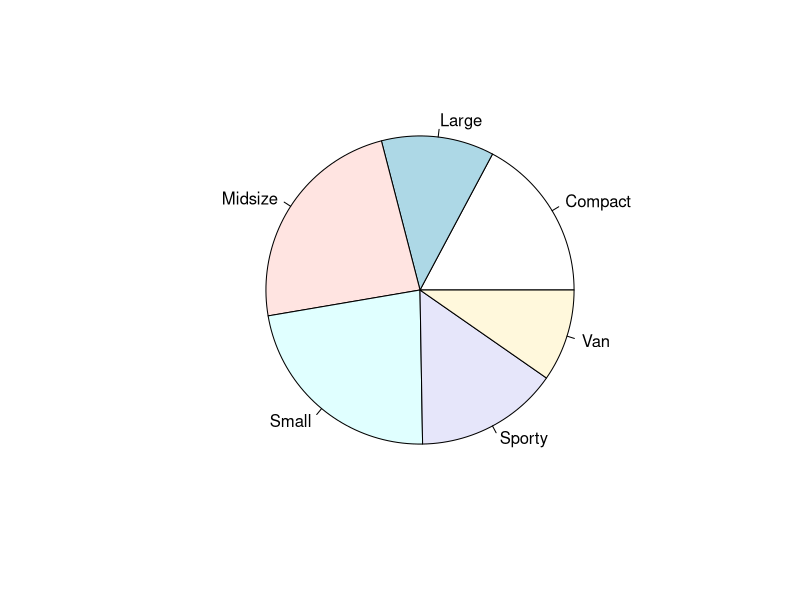
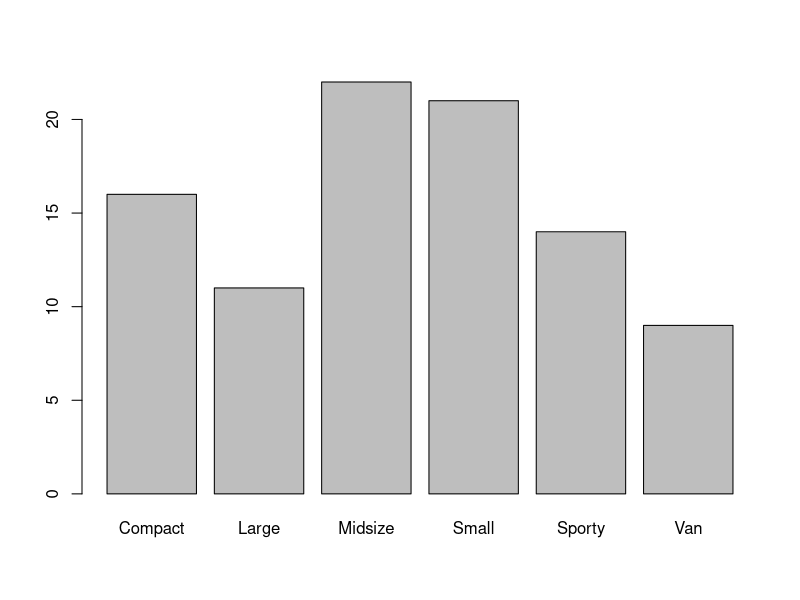
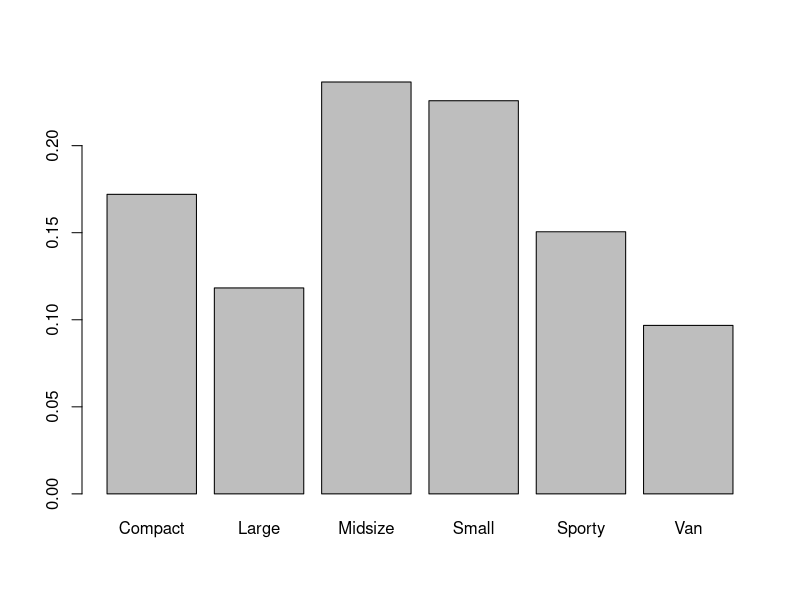
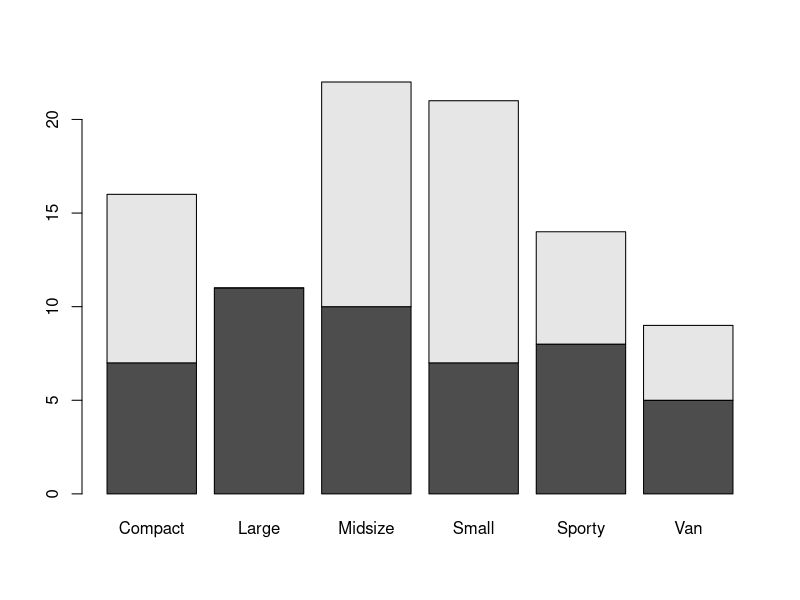
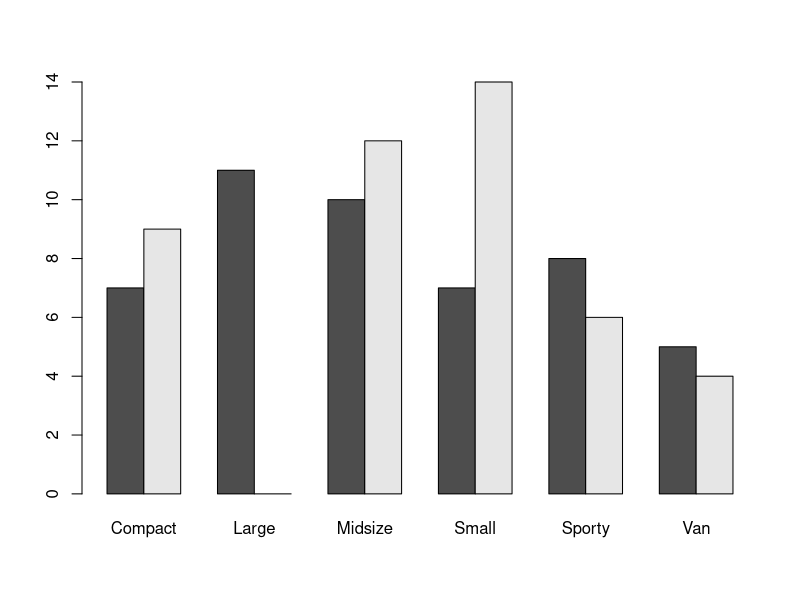
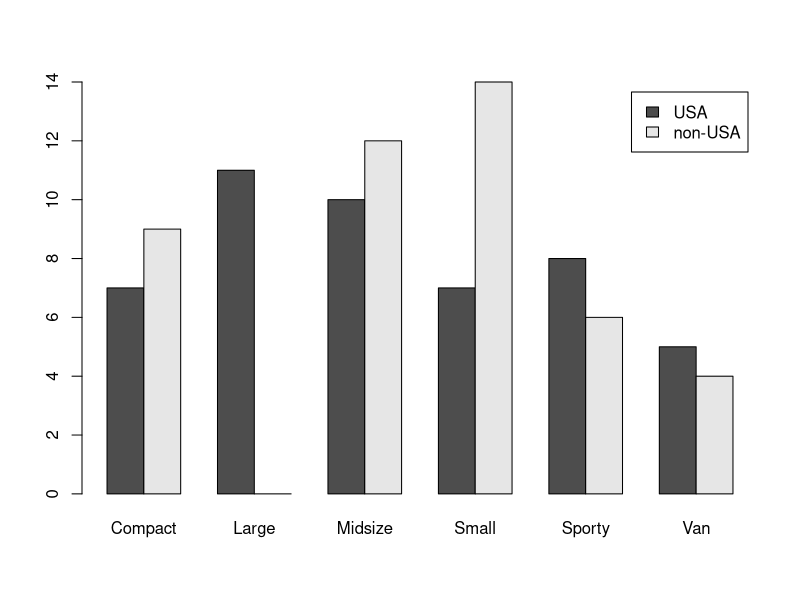
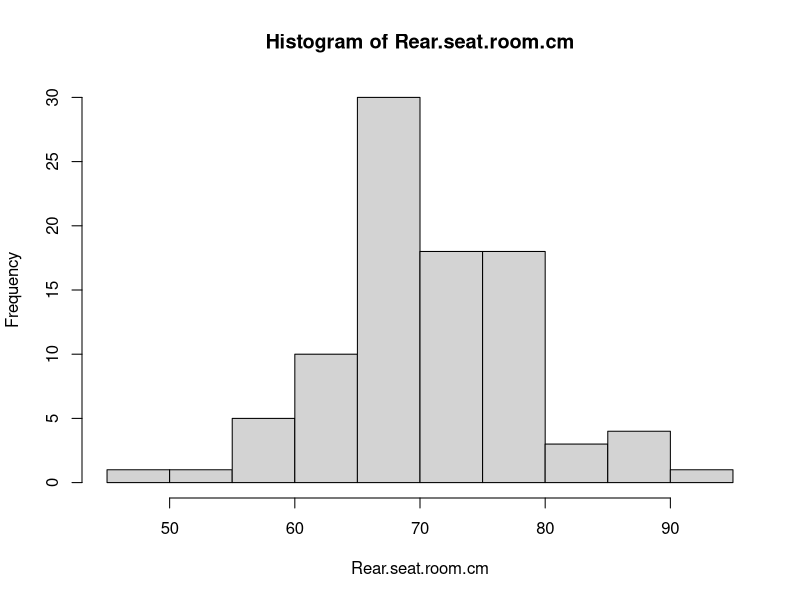
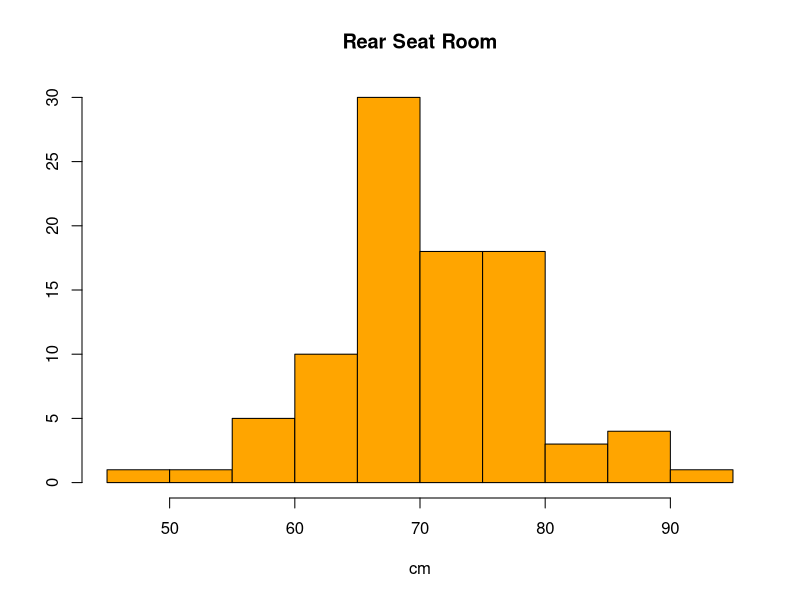

The R script that drew these images, in order:
## ---- chunk 1
library(MASS)
data(Cars93)
attach(Cars93)
## ---- chunk 2
table(Type)
freq.tb.Type <- table(Type)
freq.tb.Type
## ---- chunk 3
n <- length(Type)
rel.freq.tb.Type <- freq.tb.Type/n
rel.freq.tb.Type

round(rel.freq.tb.Type, digits=2)
## ---- chunk 4
pie(freq.tb.Type)
## ---- chunk 5
barplot(freq.tb.Type)
barplot(rel.freq.tb.Type)
## ---- chunk 6
tb.Origin.Type <- table(Origin, Type)
tb.Origin.Type

tb.Origin.Type['USA', 'Large']

barplot(tb.Origin.Type)
barplot(tb.Origin.Type, beside=TRUE)
## ---- chunk 7
barplot(tb.Origin.Type, beside=TRUE, legend=TRUE)
## ---- chunk 8
Rear.seat.room.cm <- Rear.seat.room * 2.54
hist(Rear.seat.room.cm)
## ---- chunk 9
hist(Rear.seat.room.cm, xlab='cm', ylab='', main='Rear Seat Room', col='orange')
## ---- chunk 10
rsr     <- 'Rear Seat Room'
rsr.x   <- 'cm'
rsr.y   <- ''
rsr.col <- 'orange'
## ---- chunk 11
par(mfrow=c(1,2))

hist(Rear.seat.room.cm, xlab=rsr.x, ylab=rsr.y,  main=rsr, col=rsr.col)
  
hist(Rear.seat.room.cm, breaks=30, xlab=rsr.x, ylab=rsr.y,  main=rsr, col=rsr.col)

par(mfrow=c(1,1))
## ---- chunk 12
hist(Rear.seat.room.cm, freq=FALSE) 
hist(Rear.seat.room.cm, probability=TRUE) 
## ---- chunk 13
range(Rear.seat.room.cm)
range(Rear.seat.room.cm, na.rm=TRUE)
## ---- chunk 14
bins <- c(48, 65, 70, 75,  92)

par(mfrow=c(2,2))

hist(Rear.seat.room.cm,
     freq=FALSE,
     main='density/equispaced',
     xlab='',
     ylab='',
     col=rsr.col)
  
hist(Rear.seat.room.cm,
     freq=TRUE,
     main='frequency/equispaced',
     xlab='',
     ylab='',
     col=rsr.col)

hist(Rear.seat.room.cm,
     freq=FALSE,
     breaks=bins,
     main='density/non-equispaced',
     xlab='',
     ylab='',
     col=rsr.col)
  
hist(Rear.seat.room.cm,
     freq=TRUE,
     breaks=bins,
     main='frequency/non-equispaced',
     xlab='',
     ylab='',
     col=rsr.col)
 
par(mfrow=c(1,1))
## ---- chunk 15
hist(Rear.seat.room.cm)

h <- hist(Rear.seat.room.cm)
h

is.list(h)

h$counts
h[[2]]

class(h)
## ---- chunk 16
plot(h)
## ---- chunk 17
dens <- density(Rear.seat.room.cm, na.rm=TRUE) # kernel estimation of the density
plot(dens, main='Kernel Density') # plot the estimate
## ---- chunk 18
hist(Rear.seat.room.cm, freq=FALSE)
lines(dens, lwd=2)
## ---- chunk 19
dens0.5 <- density(Rear.seat.room.cm, adjust=0.5, na.rm=TRUE)

hist(Rear.seat.room.cm, freq=FALSE)
lines(dens0.5, col='red',  lwd=2)
lines(dens, col='blue', lwd=2)
## ---- chunk 20
class(dens)

is.list(dens)
dens$x[1:10]
dens$y[1:10]
## ---- chunk 21
mean(Rear.seat.room.cm)
mean(Rear.seat.room.cm, na.rm=TRUE)
## ---- chunk 22
# using the function is.na()
is.na(Rear.seat.room.cm)
Rear.seat.room.cm[!is.na(Rear.seat.room.cm)]

# using the function na.omit()
na.omit(Rear.seat.room.cm)
Rear.seat.room.cm.cleaned <- na.omit(Rear.seat.room.cm)
## ---- chunk 23
bar.x <- mean(Rear.seat.room.cm.cleaned)
d <- Rear.seat.room.cm.cleaned - bar.x

# Check that deviations from the mean are centered about zero
hist(d)
sum(d)
## ---- chunk 24
median(Rear.seat.room.cm.cleaned)
sort(Rear.seat.room.cm.cleaned)[46]
## ---- chunk 25
data.points <- 1:10
data.points
mean(data.points)
median(data.points)

data.points[10] <- 100
data.points
mean(data.points)
median(data.points)

data.points[10] <- 1000
data.points
mean(data.points)
median(data.points)
## ---- chunk 26
x <- Rear.seat.room.cm.cleaned
s2 <- sum((x-mean(x))^2)/(length(x)-1)
var(x)

sd(x)
sqrt(s2)
## ---- chunk 27
quantile(Rear.seat.room.cm.cleaned, 0.3)
quantile(Rear.seat.room.cm.cleaned, c(0.3, 0.6))
quantile(Rear.seat.room.cm.cleaned)

# Interquartile range
IQR(Rear.seat.room.cm.cleaned)

# Five-number summary (and mean)
summary(Rear.seat.room.cm.cleaned)
## ---- chunk 28
boxplot(Rear.seat.room.cm.cleaned)
boxplot(Min.Price)
## ---- chunk 29
Rear.seat.USA     <- Rear.seat.room.cm.cleaned[Origin=='USA']
Rear.seat.non.USA <- Rear.seat.room.cm.cleaned[Origin=='non-USA']

boxplot(Rear.seat.USA, Rear.seat.non.USA)
## ---- chunk 30
boxplot(Rear.seat.room.cm.cleaned ~ Origin[!is.na(Rear.seat.room.cm)])

boxplot(Rear.seat.room.cm.cleaned~Type[!is.na(Rear.seat.room.cm)])
boxplot(Length~Type)

boxplot(Min.Price~Origin)

detach(Cars93)
## ---- chunk 31
data('faithful')
attach(faithful)
## ---- chunk 32
summary(waiting)
par(mfrow=c(1, 2))
hist(waiting, col='orange', freq=FALSE, main='')
boxplot(waiting, col='lightgray')
par(mfrow=c(1,1))
## ---- chunk 33
summary(eruptions)

par(mfrow=c(1, 2))
hist(eruptions, col='orange', prob=TRUE, main='')
boxplot(eruptions, col='lightgray')
par(mfrow=c(1,1))

summary(faithful)
## ---- chunk 34
plot(eruptions, waiting)
plot(waiting ~ eruptions)
## ---- chunk 35
plot(1:20)
plot(1:20, pch='A')
plot(1:20, pch=16)
plot(1:20, pch=1:20)
plot(1:20, pch=3)

# Function plot(), choice of symbol: argument col
plot(1:20, col='red', pch=16)
colors()
## ---- chunk 36
lx <- 'Eruption time (min)'
ly <- 'Waiting time to next eruption (min)'
lmain <- 'faithful data: Eruptions of Old Faithful'

plot(eruptions, waiting, xlab=lx, ylab=ly, main=lmain, pch='+')

# LOESS=LOcally Estimated Scatterplot Smoothing
int.line <- loess.smooth(eruptions, waiting, span=2/3) # span=2/3 is the default value
lines(int.line,  col='blue', lty=1, lwd=2)

int.line # this is a list with the x and y values

# smoother curve: span=2
int.line.2 <- loess.smooth(eruptions, waiting, span=2) 
lines(int.line.2,  col='red', lty=2, lwd=2)

# rougher curve: span=1/5
int.line.0.20 <- loess.smooth(eruptions, waiting, span=1/5) 
lines(int.line.0.20,  col='violet', lty=4, lwd=4)

# Add a legend
legend(x=1.5, y=95, 
       legend=c('smoothing=1/5','smoothing=2/3', 'smoothing=2'), 
       col=c('violet', 'blue', 'red'),
       lty=c(4,2,1), 
       lwd=c(4,2,2)
       )

# Alternative way for legend position
# 'bottomright', 'bottom', 'bottomleft', 'left', 
# 'topleft', 'top', 'topright', 'right',  'center'
legend('topleft', y=NULL,
       legend=c('smoothing=1/5','smoothing=2/3', 'smoothing=2'), 
       col=c('violet', 'blue', 'red'),
       lty=c(4,2,1), 
       lwd=c(4,2,2)
       )

# size of the legend
legend('topleft', , y=NULL, cex=0.8,
       legend=c('smoothing=1/5','smoothing=2/3', 'smoothing=2'), 
       col=c('violet', 'blue', 'red'),
       lty=c(4,2,1), 
       lwd=c(4,2,2)
       )
## ---- chunk 37
scatter.smooth(eruptions, waiting, pch='+')
## ---- chunk 38
n <- length(waiting)
time <- 1:n

plot(time, waiting)
## ---- chunk 39
plot(time[1:100], waiting[1:100], type='l')


waiting.next <- waiting[-1]
waiting.previous <- waiting[-n]

plot(waiting.previous, waiting.next, pch='+')

abline(h=70, lty=2, col='red')
abline(v=70, lty=2, col='red')

detach(faithful)
## ---- chunk 40
library(MASS)
data(Animals)
attach(Animals)
## ---- chunk 41
summary(body)
hist(body, prob=TRUE)
hist(body, breaks=20, prob=TRUE, col=7)
## ---- chunk 42
lbody <- log10(body)
summary(lbody)
hist(lbody, prob=TRUE, col=7)

# Inverse transformation
10^mean(lbody)
summary(body)
## ---- chunk 43
n <- length(body)
prod(body)^(1/n)
## ---- chunk 44
plot(body, brain, pch='+')

lbrain <- log10(brain)
plot(lbody, lbrain, pch=16)
